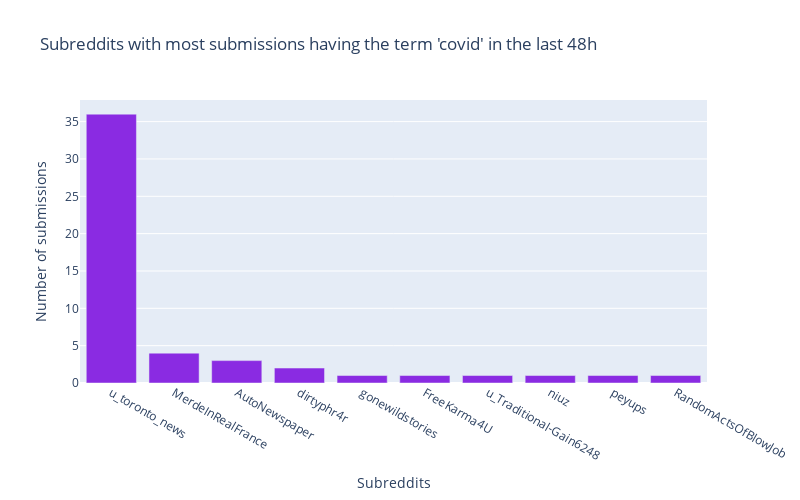

Source (notebook cell):
### Markdown cell above
## Submission activity <a class="anchor" id="2"></a>

### Code cell
data = get_reddit_data(data_type="submission", q=TERM_OF_INTEREST, after=TIMEFRAME, size=1000, aggs="subreddit").get("data")

df = pandas.DataFrame(data)["subreddit"].value_counts()[0:10]
x = df.keys()
y = df.values


px.bar(df,
       x=x,
       y=y,
       title=f"Subreddits with most submissions having the term '{TERM_OF_INTEREST}' in the last {TIMEFRAME}",
       labels={"x": "Subreddits", "y": "Number of submissions"},
       color_discrete_sequence=[COMMENT_COLOR],
       height=500,
       width=800)

### Figure 1 — Plotly figure (JSON) as saved in the notebook; plotly's stock layout.template omitted (floating-point values rounded to 4 significant figures)
{"data": [{"alignmentgroup": "True", "hoverlabel": {"namelength": 0}, "hovertemplate": "Subreddits=%{x}<br>Number of submissions=%{y}", "legendgroup": "", "marker": {"color": "blueviolet"}, "name": "", "offsetgroup": "", "orientation": "v", "showlegend": false, "textposition": "auto", "type": "bar", "x": ["u_toronto_news", "MerdeInRealFrance", "AutoNewspaper", "dirtyphr4r", "gonewildstories", "FreeKarma4U", "u_Traditional-Gain6248", "niuz", "peyups", "RandomActsOfBlowJob"], "xaxis": "x", "y": [36, 4, 3, 2, 1, 1, 1, 1, 1, 1], "yaxis": "y"}], "layout": {"barmode": "relative", "height": 500, "legend": {"tracegroupgap": 0}, "title": {"text": "Subreddits with most submissions having the term 'covid' in the last 48h"}, "width": 800, "xaxis": {"anchor": "y", "domain": [0, 1], "title": {"text": "Subreddits"}}, "yaxis": {"anchor": "x", "domain": [0, 1], "title": {"text": "Number of submissions"}}}}
